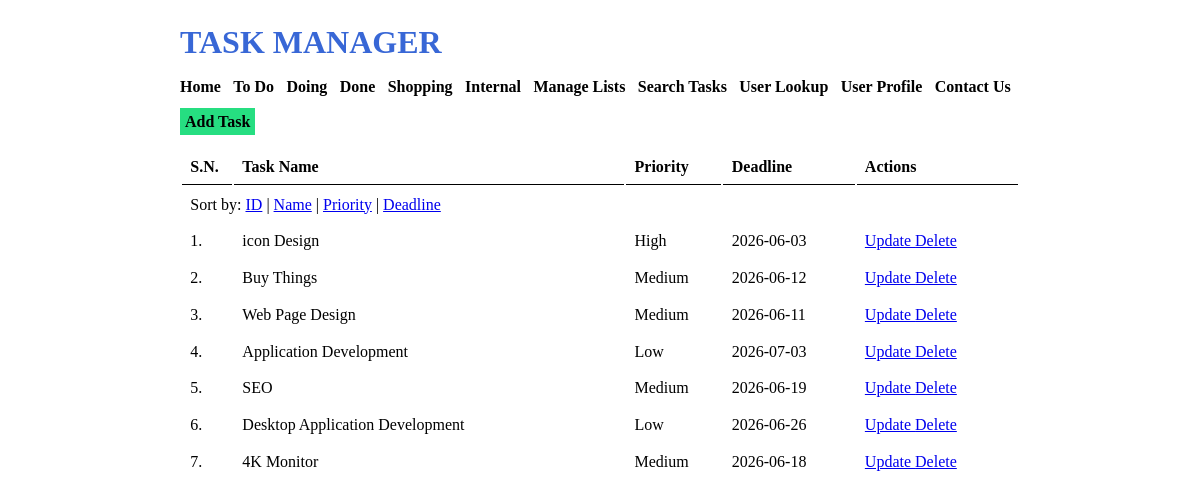
/ (signed in), run on the app's committed database.
### tables this page shows
CREATE TABLE `tbl_lists` (
  `list_id` int(10) UNSIGNED NOT NULL AUTO_INCREMENT,
  `list_name` varchar(50) NOT NULL,
  `list_description` varchar(150) DEFAULT NULL,
  `notes` text DEFAULT NULL,
  PRIMARY KEY (`list_id`)
);

CREATE TABLE `tbl_tasks` (
  `task_id` int(10) UNSIGNED NOT NULL AUTO_INCREMENT,
  `task_name` varchar(150) NOT NULL,
  `task_description` text NOT NULL,
  `list_id` int(11) NOT NULL,
  `priority` varchar(10) NOT NULL,
  `deadline` date NOT NULL,
  PRIMARY KEY (`task_id`)
);

### index.php (the view, shortened to what this page needs)
<html>
    <head>
        <link rel="stylesheet" href="<?php echo SITEURL; ?>css/style.css" />
    </head>
    <body>
    <div class="wrapper">
    <h1>TASK MANAGER</h1>
    <div class="menu">
        <a href="<?php echo SITEURL; ?>">Home</a>
        <?php
            $conn2 = mysqli_connect(LOCALHOST, DB_USERNAME, DB_PASSWORD) or die(mysqli_error());
            $sql2 = "SELECT * FROM tbl_lists";
            $res2 = mysqli_query($conn2, $sql2);
            if($res2==true)
            {
                while($row2=mysqli_fetch_assoc($res2))
                {
                    $list_id = $row2['list_id'];
                    $list_name = $row2['list_name'];
                    ?>
                    <a href="<?php echo SITEURL; ?>list-task.php?list_id=<?php echo $list_id; ?>"><?php echo $list_name; ?></a>
                    <?php
                }
            }
        ?>
        <a href="<?php echo SITEURL; ?>manage-list.php">Manage Lists</a>
        <a href="<?php echo SITEURL; ?>search.php">Search Tasks</a>
        <a href="<?php echo SITEURL; ?>user-check.php">User Lookup</a>
        <a href="<?php echo SITEURL; ?>profile.php">User Profile</a>
        <a href="<?php echo SITEURL; ?>contact.php">Contact Us</a>
    </div>
    <div class="all-tasks">
        <a class="btn-primary" href="<?php echo SITEURL; ?>add-task.php">Add Task</a>
        <table class="tbl-full">
            <tr>
                <th>S.N.</th>
                <th>Task Name</th>
                <th>Priority</th>
                <th>Deadline</th>
                <th>Actions</th>
            </tr>
            <tr>
                <td colspan="5">
                    Sort by:
                    <a href="?sort=task_id">ID</a> |
                    <a href="?sort=task_name">Name</a> |
                    <a href="?sort=priority">Priority</a> |
                    <a href="?sort=deadline">Deadline</a>
                </td>
            </tr>
            <?php
                $conn = mysqli_connect(LOCALHOST, DB_USERNAME, DB_PASSWORD) or die(mysqli_error());
                $sort = isset($_GET['sort']) ? $_GET['sort'] : 'task_id';
                $sql = "SELECT * FROM tbl_tasks WHERE list_id NOT IN (999, 1337) ORDER BY $sort";
                $res = mysqli_query($conn, $sql);
                if($res==true)
                {
                    $count_rows = mysqli_num_rows($res);
                    $sn=1;
                    if($count_rows>0)
                    {
                        while($row=mysqli_fetch_assoc($res))
                        {
                            $task_id = $row['task_id'];
                            $task_name = $row['task_name'];
                            $priority = $row['priority'];
                            $deadline = $row['deadline'];
                            ?>
                            <tr>
                                <td><?php echo $sn++; ?>. </td>
                                <td><?php echo $task_name; ?></td>
                                <td><?php echo $priority; ?></td>
                                <td><?php echo $deadline; ?></td>
                                <td>
                                    <a href="<?php echo SITEURL; ?>update-task.php?task_id=<?php echo $task_id; ?>">Update </a>
                                    <a href="<?php echo SITEURL; ?>delete-task.php?task_id=<?php echo $task_id; ?>">Delete</a>
                                </td>
                            </tr>
                            <?php
                        }
                    }
                    else
                    {
                        ?>
                        <tr>
                            <td colspan="5">No Task Added Yet.</td>
                        </tr>
                        <?php
                    }
                }
            ?>
        </table>
    </div>
    </div>
    </body>
</html>

### css/style.css (style rules this page uses)
* { margin: 0; padding: 0; font-family: verdana; }
.wrapper { width: 70%; margin: 0 auto; padding: 2%; }
h1 { color: #3867d6; margin-bottom: 2%; }
.menu { margin-bottom: 2%; }
.menu a { font-weight: bold; margin-right: 1%; color: black; text-decoration: none; }
.btn-primary { background-color: #26de81; padding: 5px; font-weight: bold; text-decoration: none; color: black; }
.tbl-full { width: 100%; }
table tr th { text-align: left; border-bottom: 1px solid black; padding: 1%; padding-top: 3%; }
table tr td { padding: 1%; }

### data on the page
tbl_lists: list_name "To Do"
tbl_lists: list_name "Doing"
tbl_lists: list_name "Done"
tbl_lists: list_name "Shopping"
tbl_lists: list_name "Internal"
tbl_tasks: task_name "icon Design", priority "High", deadline "2026-06-03"
tbl_tasks: task_name "Buy Things", priority "Medium", deadline "2026-06-12"
tbl_tasks: task_name "Web Page Design", priority "Medium", deadline "2026-06-11"
tbl_tasks: task_name "Application Development", priority "Low", deadline "2026-07-03"
tbl_tasks: task_name "SEO", priority "Medium", deadline "2026-06-19"
tbl_tasks: task_name "Desktop Application Development", priority "Low", deadline "2026-06-26"
tbl_tasks: task_name "4K Monitor", priority "Medium", deadline "2026-06-18"
